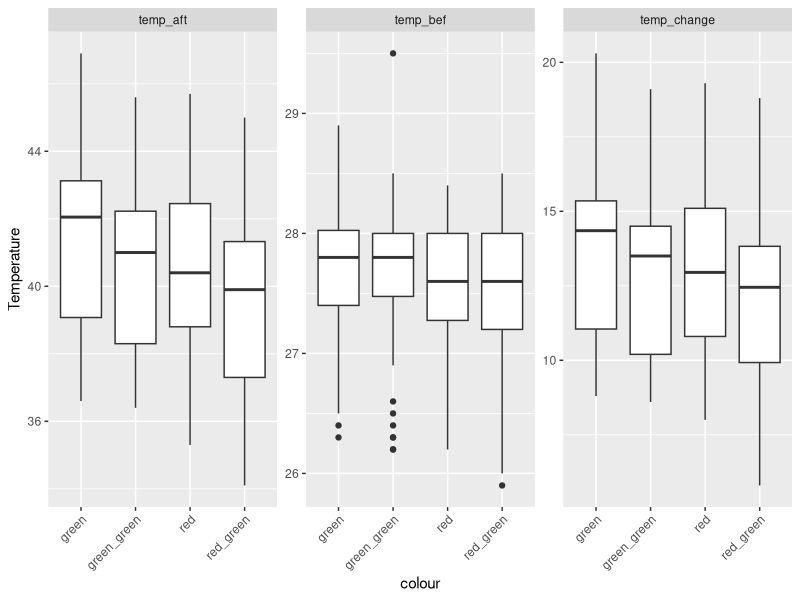

Write R code to recreate this figure.
# packages install

install.packages("tidyverse")
install.packages("ggplot2")

# libraries

library(tidyverse)
library(ggplot2)

# Reading in csv

Jp <- read.csv("R_Deliverable.csv")
jp <- Jp

# summary of the data with all the headings and characters

Jp

# tidying up the data
# change the names in colour and add back to Jp

Jp$colour[Jp$colour == "red - green"] <- "red_green"
Jp$colour[Jp$colour == "green-green"] <- "green_green"

# ignoring all 0.0 values

Jp <- Jp %>% filter(temp_bef != 0.0, temp_aft != 0.0, temp_change != 0.0)

# tidying the data and making the boxplot

Jp %>%
  group_by(colour) %>%
    select(!c("pair", "number", "shoot", "temp_ctr", "wet_weight", "time", "shoot_flower", "dry_weight")) %>% # removing the columns that are not needed
      pivot_longer(cols = c("temp_bef", "temp_aft", "temp_change"),
      names_to = "variable", values_to = "Temperature") %>% # making the data long            
        ggplot() +     
        geom_boxplot(aes(y = Temperature, x = colour)) + # making the boxplot to hae the temperature on the y axis and the colour on the x axis                          
        theme(axis.text.x = element_text(angle = 45, hjust = 1))                                                       +      
        facet_wrap(vars(variable), scales = "free") # facet_wrap to have the boxplot for each variable         



                      
